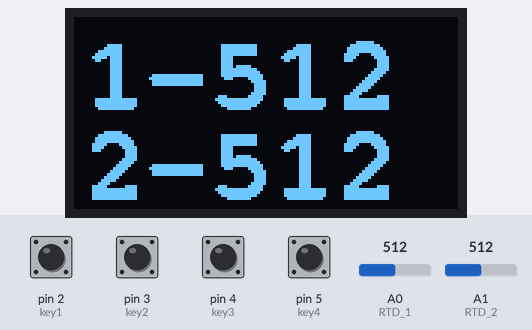
The sketch below on a simulated Arduino Uno, built with avr-gcc and run on an emulated ATmega328P. On the bench: 128×64 one-colour display. The inputs (shaded band) are chosen by the test bench; at power-on: pin 2 (key1), pin 3 (key2), pin 4 (key3), pin 5 (key4) HIGH, A0 (RTD_1) = 512, A1 (RTD_2) = 512.

Above: at 1.4 s.
1.5 s: A0 (RTD_1) set to 716
At 3.2 s:
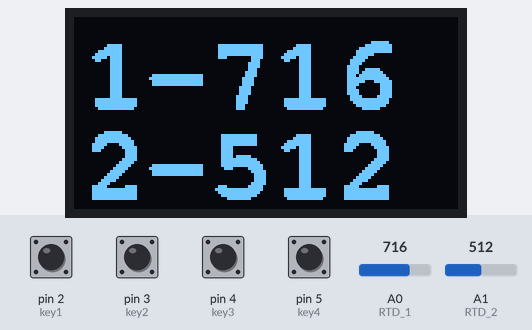
3.5 s: A1 (RTD_2) set to 716
At 4.8 s:
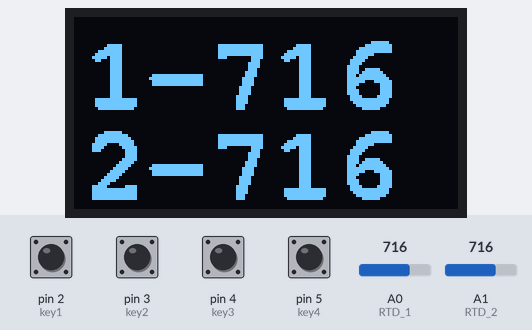
7.6 s: A0 (RTD_1) set to 900
At 8.8 s:
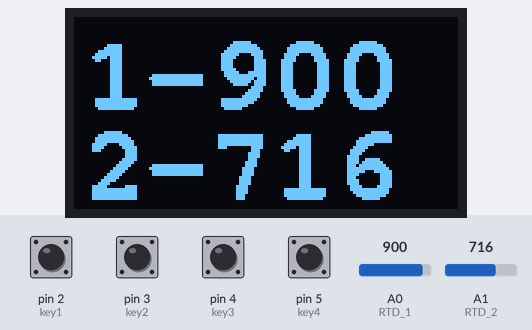
9.2 s: A1 (RTD_2) set to 900
At 10.3 s:
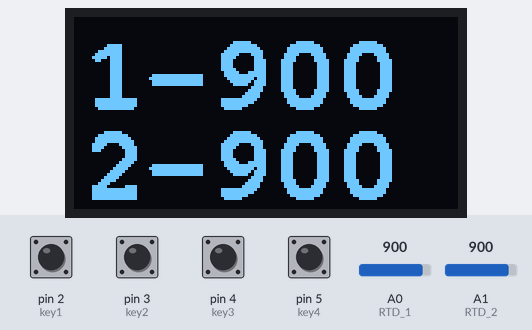
11.1 s: A0 (RTD_1) set to 1023
At 13.0 s:
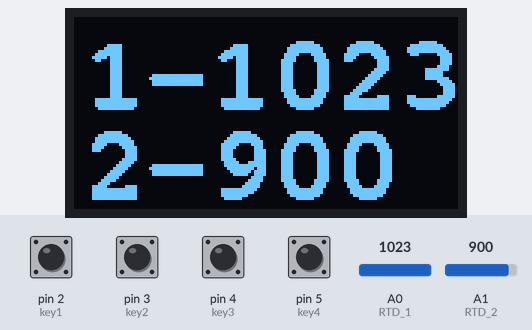
Timing chart, 0 to 14.0 s (numbered marks = the images above; inputs shaded):
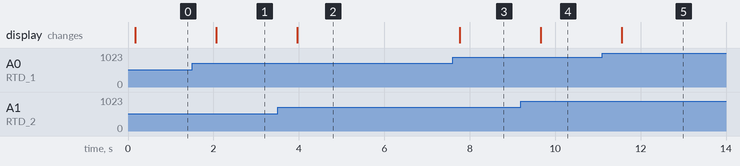

Measured:
- after the input at 1.5 s, the display: changes after 0.56 s (image 1)
- after the input at 3.5 s, the display: changes after 0.46 s (image 2)
- after the input at 7.6 s, the display: changes after 0.16 s (image 3)
- after the input at 9.2 s, the display: changes after 0.46 s (image 4)
- after the input at 11.1 s, the display: changes after 0.46 s (image 5)

The sketch:

OLEDTest.ino
```cpp
//Analog - A0, A1
//KEYPAD - ESC 2, ENTR 3, DWN 4, UP 5
//RELAY 6

#include <SPI.h>
#include <Wire.h>
#include <Adafruit_GFX.h>
#include <Adafruit_SSD1306.h>
#include <Fonts/FreeMonoBold18pt7b.h>  // Add a custom font
#include <Fonts/FreeMonoBold12pt7b.h>  // Add a custom font
#include <Fonts/FreeMonoBold9pt7b.h>  // Add a custom font

#define SCREEN_WIDTH 128 // OLED display width, in pixels
#define SCREEN_HEIGHT 64 // OLED display height, in pixels
#define SCREEN_CENTER_X 64
#define SCREEN_CENTER_Y 32
#define SCREEN_START_X 0
#define SCREEN_START_Y 0
#define SCREEN_END_X 128
#define SCREEN_END_Y 64

#define RECTANGLE_WIDTH 64
#define RECTANGLE_HEIGHT 32

// Declaration for an SSD1306 display connected to I2C (SDA, SCL pins)
#define OLED_RESET     4 // Reset pin # (or -1 if sharing Arduino reset pin)
Adafruit_SSD1306 display(SCREEN_WIDTH, SCREEN_HEIGHT, &Wire, OLED_RESET);

int RTD_1 = A0;
int RTD_2 = A1;
int key1 = 2;
int key2 = 3;
int key3 = 4;
int key4 = 5;

int RTD_1_Value = 0;
int RTD_2_Value = 0;
int currentKey = 0;
int lastKey = 0;
unsigned long lastKeyTime = 0;
int keyDelay = 10000;

void setup()
{
  pinMode(key1,INPUT_PULLUP);
  pinMode(key2,INPUT_PULLUP);
  pinMode(key3,INPUT_PULLUP);
  pinMode(key4,INPUT_PULLUP);
  Serial.begin(9600);
  display.begin(SSD1306_SWITCHCAPVCC, 0x3C);  // initialize with the I2C addr 0x3D (for the 128x64)
  display.cp437(true);
  display.setFont(&FreeMonoBold18pt7b);  // Set a custom font
}


void loop()
{
  /*
  for(float x = 0.0; x <= 9.9; x = x + 0.1)
  {
    //Serial.println(x);
    normalDisplay(x, x, x, x);
    delay(100);
  }
  */
  RTD_1_Value = analogRead(RTD_1);
  delay(50);
  RTD_2_Value = analogRead(RTD_2);
  delay(50);

  display.clearDisplay();
  String txt = "1-" + String(RTD_1_Value);
  myText(txt, 3, 30, 1, 1, false);
  txt = "2-" + String(RTD_2_Value);
  myText(txt, 3, 60, 1, 1, false);
  display.display();
  delay(500);

  int key = getKeypad();
  if(key != 0)
    Serial.println(key);
}

void normalDisplay(float temp1, float setTemp1, float temp2, float setTemp2)
{
  String val;
  display.clearDisplay();
  //display.drawRect(SCREEN_START_X, SCREEN_START_Y, SCREEN_END_X, SCREEN_END_Y, WHITE);

  //UPPER RECTANGLES
  display.drawRect(SCREEN_START_X, SCREEN_START_Y, RECTANGLE_WIDTH - 1 , RECTANGLE_HEIGHT + 10, WHITE);
  display.drawRect(SCREEN_CENTER_X + 1, SCREEN_START_Y, RECTANGLE_WIDTH - 1, RECTANGLE_HEIGHT + 10, WHITE);

  //LOWER RECTANGLES
  display.fillRect(SCREEN_CENTER_X + 1, SCREEN_CENTER_Y + 10, RECTANGLE_WIDTH - 1 , RECTANGLE_HEIGHT - 10, WHITE);
  display.fillRect(SCREEN_START_X, SCREEN_CENTER_Y + 10, RECTANGLE_WIDTH - 1, RECTANGLE_HEIGHT - 10, WHITE);

  display.setFont(&FreeMonoBold18pt7b);  // Set a custom font

  val = String(temp1);
  myText(String(val.charAt(0)), 0 + 8, 32, 1, 1, false);
  myText(String(val.charAt(1)), 0 + 20, 32, 1, 1, false);
  myText(String(val.charAt(2)), 0 + 32, 32, 1, 1, false);

  val = String(temp2);
  myText(String(val.charAt(0)), SCREEN_CENTER_X + 8, 32, 1, 1, false);
  myText(String(val.charAt(1)), SCREEN_CENTER_X + 20, 32, 1, 1, false);
  myText(String(val.charAt(2)), SCREEN_CENTER_X + 32, 32, 1, 1, false);

  display.setFont(&FreeMonoBold9pt7b);  // Set a custom font

  val = String(setTemp1);
  myText(String(val.charAt(0)), 20 - 1, 58, 1, 0, false);
  myText(String(val.charAt(1)), 20 + 6, 58, 1, 0, false);
  myText(String(val.charAt(2)), 20 + 12, 58, 1, 0, false);

  val = String(setTemp2);
  myText(String(val.charAt(0)), SCREEN_CENTER_X + 20 - 1, 58, 1, 0, false);
  myText(String(val.charAt(1)), SCREEN_CENTER_X + 20 + 6, 58, 1, 0, false);
  myText(String(val.charAt(2)), SCREEN_CENTER_X + 20 + 12, 58, 1, 0, false);

  display.fillTriangle(SCREEN_CENTER_X - 10, SCREEN_START_Y + 2, SCREEN_CENTER_X - 10 - 5, SCREEN_START_Y + 7, SCREEN_CENTER_X - 10 + 5, SCREEN_START_Y + 7, WHITE);
  display.fillTriangle(SCREEN_END_X - 10 - 5, SCREEN_START_Y + 3, SCREEN_END_X - 10 + 5, SCREEN_START_Y + 3, SCREEN_END_X - 10, SCREEN_START_Y + 8, WHITE);
  display.display();
}

int getKeypad()
{
  if(digitalRead(key1) == 0)
      currentKey = 1;
  else if(digitalRead(key2) == 0)
      currentKey = 2;
  else if(digitalRead(key3) == 0)
      currentKey = 3;
  else if(digitalRead(key4) == 0)
      currentKey = 4;
  else
      currentKey = 0;
  unsigned long timeDifference = millis() - lastKeyTime;
  if(currentKey != lastKey)
    {
      lastKey = currentKey;
      lastKeyTime = millis();
      return currentKey;
    }
  else
    {
      if(timeDifference >= keyDelay)
        {
          lastKeyTime = millis();
          return currentKey;
        }
      else
        return 0;
    }
}

/*
 * myText(String text, int x, int y,int size, boolean d)
 * text is the text string to be printed
 * x is the integer x position of text
 * y is the integer y position of text
 * z is the text size, 1, 2, 3 etc
 * d is either "true" or "false". Not sure, use true
 */
void myText(String text, int x, int y,int size, int clr, boolean d)
{
  display.setTextSize(size);
  if(clr == 1)
    display.setTextColor(WHITE);
  else
    display.setTextColor(BLACK);
  display.setCursor(x,y);
  display.println(text);
  if(d)
  {
    display.display();
  }
}
```
